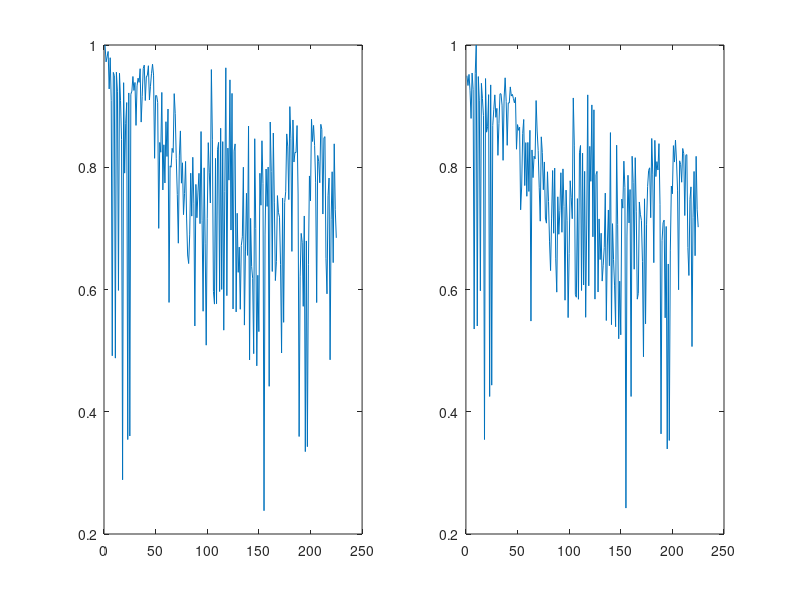

MATLAB code for this plot: (Note: this script raises an error after producing the figure.)
% LABEL EACH PLOT and INCLUDE IN THE REPORT

%%loading all this dumb shit
clc, clear, close all
load('COVIDbyCounty.mat')  %load the data
temp = CNTY_COVID.';   %transpose the COVID series so the columns = counties, rows = timestamps
temp1 = corr(temp);  %run correlation that looks at each column = county and compares them
plot(temp1);  %plot shows there is real correlation, which makes clustering worthwhile
max1 = max(temp1);
subplot(1,2,1)   % look at the correlation trends for different counties
plot(temp1(1,:));
subplot(1,2,2)
plot(temp1(10,:));
%these data are worth clustering

%CNTY_COVID_TRAIN=[CNTY_COVID(1:215,:)];  %segment the data into train / test
%CNTY_COVID_TEST=[CNTY_COVID(216:225,:)];  %segment the data into train / text

%% traing/test seperation


%Leave five middle rows in between the beginning and end rows for each division


CNTY_COVID_TRAIN1=[CNTY_COVID(1:10,:)];%test set is 11:15
CNTY_COVID_TRAIN2=[CNTY_COVID(16:35,:)];%test set is 36:40
CNTY_COVID_TRAIN3=[CNTY_COVID(41:60,:)];%test set is 61:65
CNTY_COVID_TRAIN4=[CNTY_COVID(66:85,:)];%test set is 86:90
CNTY_COVID_TRAIN5=[CNTY_COVID(91:110,:)];%test set is 111:115
CNTY_COVID_TRAIN6=[CNTY_COVID(116:135,:)];%test set is 136:140
CNTY_COVID_TRAIN7=[CNTY_COVID(141:160,:)];%test set is 161:165
CNTY_COVID_TRAIN8=[CNTY_COVID(166:185,:)];%test set is 186:190
CNTY_COVID_TRAIN9=[CNTY_COVID(191:210,:)];%test set is 211:215
CNTY_COVID_TRAIN10=[CNTY_COVID(216:225,:)];
CNTY_COVID_TRAIN=cat(1,CNTY_COVID_TRAIN1,CNTY_COVID_TRAIN2,...
    CNTY_COVID_TRAIN3,CNTY_COVID_TRAIN4,CNTY_COVID_TRAIN5,...
    CNTY_COVID_TRAIN6,CNTY_COVID_TRAIN7,CNTY_COVID_TRAIN8,...
    CNTY_COVID_TRAIN9,CNTY_COVID_TRAIN10);

%sort the cenus data in the same manor
CENSUS_1 = CNTY_CENSUS.DIVISION(1:10,:);%test set is 11:15
CENSUS_2 = CNTY_CENSUS.DIVISION(16:35,:);%test set is 36:40
CENSUS_3=CNTY_CENSUS.DIVISION(41:60,:);%test set is 61:65
CENSUS_4=CNTY_CENSUS.DIVISION(66:85,:);%test set is 86:90
CENSUS_5=CNTY_CENSUS.DIVISION(91:110,:);%test set is 111:115
CENSUS_6=CNTY_CENSUS.DIVISION(116:135,:);%test set is 136:140
CENSUS_7=CNTY_CENSUS.DIVISION(141:160,:);%test set is 161:165
CENSUS_8=CNTY_CENSUS.DIVISION(166:185,:);%test set is 186:190
CENSUS_9=CNTY_CENSUS.DIVISION(191:210,:);%test set is 211:215
CENSUS_10=CNTY_CENSUS.DIVISION(216:225,:);
CENSUS_TRAIN=cat(1,CENSUS_1,CENSUS_2,...
    CENSUS_3,CENSUS_4,CENSUS_5,...
    CENSUS_6,CENSUS_7,CENSUS_8,...
    CENSUS_9,CENSUS_10);



%combine all those left-out middle rows in each division to form the test set
CNTY_COVID_TEST1=[CNTY_COVID(11:15,:)];%test set is 11:15
CNTY_COVID_TEST2=[CNTY_COVID(36:40,:)];%test set is 36:40
CNTY_COVID_TEST3=[CNTY_COVID(61:65,:)];%test set is 61:65
CNTY_COVID_TEST4=[CNTY_COVID(86:90,:)];%test set is 86:90
CNTY_COVID_TEST5=[CNTY_COVID(111:115,:)];%test set is 111:115
CNTY_COVID_TEST6=[CNTY_COVID(136:140,:)];%test set is 136:140
CNTY_COVID_TEST7=[CNTY_COVID(161:165,:)];%test set is 161:165
CNTY_COVID_TEST8=[CNTY_COVID(186:190,:)];%test set is 186:190
CNTY_COVID_TEST9=[CNTY_COVID(211:215,:)];%test set is 211:215
CNTY_COVID_TEST=cat(1,CNTY_COVID_TEST1,CNTY_COVID_TEST2,...
    CNTY_COVID_TEST3,CNTY_COVID_TEST4,CNTY_COVID_TEST5,...
    CNTY_COVID_TEST6,CNTY_COVID_TEST7,CNTY_COVID_TEST8,...
    CNTY_COVID_TEST9);

%sort the cenus data in the same manor
CENSUS_1t = CNTY_CENSUS.DIVISION(11:15,:);%test set is 11:15
CENSUS_2t = CNTY_CENSUS.DIVISION(36:40,:);%test set is 36:40
CENSUS_3t=CNTY_CENSUS.DIVISION(61:65,:);%test set is 61:65
CENSUS_4t=CNTY_CENSUS.DIVISION(86:90,:);%test set is 86:90
CENSUS_5t=CNTY_CENSUS.DIVISION(111:115,:);%test set is 111:115
CENSUS_6t=CNTY_CENSUS.DIVISION(136:140,:);%test set is 136:140
CENSUS_7t=CNTY_CENSUS.DIVISION(161:165,:);%test set is 161:165
CENSUS_8t=CNTY_CENSUS.DIVISION(186:190,:);%test set is 186:190
CENSUS_9t=CNTY_CENSUS.DIVISION(211:215,:);%test set is 211:215
CENSUS_TEST=cat(1,CENSUS_1t,CENSUS_2t,CENSUS_3t,CENSUS_4t,CENSUS_5t,CENSUS_6t,CENSUS_7t,CENSUS_8t,CENSUS_9t);


%% Smoothinig using convolution
%create smoothing functions
sm_rect = 1/51*ones(1,51);  %50 length vector containing a singular value
g = 0:50;
sm_ham = -1/(51*2)*cos(1/51*2*pi*g) + 1/(51*2); %creating a hamming curve to compare smoothing too

%convolution smoothing time
CONV_COVID_Rect = zeros(180,130);
CONV_COVID_Ham = zeros(180,130);

for i = 1:length(CNTY_COVID_TRAIN)
    CONV_COVID_Rect(i,:) = conv(CNTY_COVID_TRAIN(i,:),sm_rect,"same");
    CONV_COVID_Ham(i,:) = conv(CNTY_COVID_TRAIN(i,:),sm_ham,"same");
end

%plot the smoothing methods
figure
subplot(3,2,1);
plot(dates,CNTY_COVID_TRAIN)
title("raw data")

subplot (3,2,2);
plot(sm_rect)
hold on
plot(sm_ham)
title("smoothing curves")
hold off

subplot(3,2,[3,4]);
plot(dates,CONV_COVID_Rect)
title("Rectangular Smoothing")

subplot(3,2,[5,6]);
plot(dates,CONV_COVID_Ham)
title("Hamming Smoothing")

%cleaned up plots
figure
subplot(3,2,1);
plot(dates,CNTY_COVID_TRAIN(1:2,:))
title("raw data row 1")

subplot (3,2,2);
plot(sm_rect)
hold on
plot(sm_ham)
title("smoothing curves")
hold off

subplot(3,2,[3,4]);
plot(dates,CONV_COVID_Rect(1:2,:))
title("Rectangular Smoothing row 1")

subplot(3,2,[5,6]);
plot(dates,CONV_COVID_Ham(1:2,:))
title("Hamming Smoothing row 1")

%% K-means clustering

[clust_ham,centroids_ham] = kmeans(CONV_COVID_Ham,9,'Replicates',100);
[clust_rect,centroids_rect] = kmeans(CONV_COVID_Rect,9,'Replicates',100);
[clust,centroids_norm] = kmeans(CNTY_COVID_TRAIN,9,'Replicates',100);

sill_Val_ham = sum(silhouette(CONV_COVID_Ham,clust_ham));

sill_Val_rect = sum(silhouette(CONV_COVID_Rect,clust_rect));

sill_Val = sum(silhouette(CNTY_COVID_TRAIN,clust));

figure
silhouette(CONV_COVID_Ham,clust_ham);
title("Sihouette of convolution smoothing Hamming Curve")
figure
silhouette(CONV_COVID_Rect,clust_rect);
title("Sihouette of convolution smoothing linear Curve")
figure
silhouette(CNTY_COVID_TRAIN,clust);
title("Sihouette of the unchanged clusters")

%using the linear convoluted data gave the best results

%Displaying the sums of all silhouette values to more accuratly understand
%which smoothing method is most effective.
ham_sill = sum(sill_Val_ham);
rect_sill = (sill_Val_rect);
normal_sill = (sill_Val);


%% Labeling through graphical analysis


%convolution smoothing the test data
CONV_COVID_Rect_TEST = zeros(45,130);


for i = 1:45
    CONV_COVID_Rect_TEST(i,:) = conv(CNTY_COVID_TEST(i,:),sm_rect,"same");
end


clusters_sort = sortrows(clust_rect,'descend');

%findig the average vectors for each cluster from the test data

%sort for cluster 1
if sum(size(CONV_COVID_Rect(clusters_sort == 1,:))) > sum([1,130])
    avg_1 = mean(CONV_COVID_Rect(clusters_sort == 1,:));
else
    avg_1 = CONV_COVID_Rect(clusters_sort == 1,:);
end

%sort for cluster 2
if sum(size(CONV_COVID_Rect(clusters_sort == 2,:))) > sum([1,130])
    avg_2 = mean(CONV_COVID_Rect(clusters_sort == 2,:));
else
    avg_2 = CONV_COVID_Rect(clusters_sort == 2,:);
end

%sort for cluster 3
if sum(size(CONV_COVID_Rect(clusters_sort == 3,:))) > sum([1,130])
    avg_3 = mean(CONV_COVID_Rect(clusters_sort == 3,:));
else
    avg_3 = CONV_COVID_Rect(clusters_sort == 3,:);
end

%sort for cluster 4
if sum(size(CONV_COVID_Rect(clusters_sort == 4,:))) > sum([1,130])
    avg_4 = mean(CONV_COVID_Rect(clusters_sort == 4,:));
else
    avg_4 = CONV_COVID_Rect(clusters_sort == 4,:);
end

%sort for cluster 5
if sum(size(CONV_COVID_Rect(clusters_sort == 5,:))) > sum([1,130])
    avg_5 = mean(CONV_COVID_Rect(clusters_sort == 5,:));
else
   avg_5 = CONV_COVID_Rect(clusters_sort == 5,:);
end

%sort for cluster 6
if sum(size(CONV_COVID_Rect(clusters_sort == 6,:))) > sum([1,130])
    avg_6 = mean(CONV_COVID_Rect(clusters_sort == 6,:));    
else
    avg_6 = CONV_COVID_Rect(clusters_sort == 6,:);
end

%sort for cluster 7
if sum(size(CONV_COVID_Rect(clusters_sort == 7,:))) > sum([1,130])
    avg_7 = mean(CONV_COVID_Rect(clusters_sort == 7,:));
    
else
    avg_7 = CONV_COVID_Rect(clusters_sort == 7,:);
end

%for cluster 8
if sum(size(CONV_COVID_Rect(clusters_sort == 8,:))) > sum([1,130])
    avg_8 = mean(CONV_COVID_Rect(clusters_sort == 8,:)); 
    elseg
    avg_8 = CONV_COVID_Rect(clusters_sort == 8,:);
end

%for cluster 9
if sum(size(CONV_COVID_Rect(clusters_sort == 1,:))) > sum([1,130])
    avg_9 = mean(CONV_COVID_Rect(clusters_sort == 1,:));
else
    avg_9 = CONV_COVID_Rect(clusters_sort == 1,:);
end

avg_clust = [avg_1; avg_2; avg_3; avg_4; avg_5; avg_6; avg_7; avg_8; avg_9];
%findig the average vectors for each division in the test data

avg_labeled_1 = mean(CONV_COVID_Rect_TEST(CENSUS_TEST == 1,:));
avg_labeled_2 = mean(CONV_COVID_Rect_TEST(CENSUS_TEST == 2,:));
avg_labeled_3 = mean(CONV_COVID_Rect_TEST(CENSUS_TEST == 3,:));
avg_labeled_4 = mean(CONV_COVID_Rect_TEST(CENSUS_TEST == 4,:));
avg_labeled_5 = mean(CONV_COVID_Rect_TEST(CENSUS_TEST == 5,:));
avg_labeled_6 = mean(CONV_COVID_Rect_TEST(CENSUS_TEST == 6,:));
avg_labeled_7 = mean(CONV_COVID_Rect_TEST(CENSUS_TEST == 7,:));
avg_labeled_8 = mean(CONV_COVID_Rect_TEST(CENSUS_TEST == 8,:));
avg_labeled_9 = mean(CONV_COVID_Rect_TEST(CENSUS_TEST == 9,:));

avg_labeled = [avg_labeled_1;avg_labeled_2;avg_labeled_3;avg_labeled_4;avg_labeled_5;avg_labeled_6;avg_labeled_7;avg_labeled_8;avg_labeled_9];

cent_1 = zeros(9,130);
cent_2 = zeros(9,130);
cent_3 = zeros(9,130);
cent_4 = zeros(9,130);
cent_5 = zeros(9,130);
cent_6 = zeros(9,130);
cent_7 = zeros(9,130);
cent_8 = zeros(9,130);
cent_9 = zeros(9,130);

%Graph the avgerage k-means clusters and average labeled data
figure
subplot(2,2,[1,2])
plot(dates, avg_1)
hold on
plot(dates, avg_2)
plot(dates, avg_3)
plot(dates, avg_4)
plot(dates, avg_5)
plot(dates, avg_6)
plot(dates, avg_7)
plot(dates, avg_8)
plot(dates, avg_9)
title("Kmeans Clusters")
legend("Cluster 1","Cluster 2","Cluster 3","Cluster 4","Cluster 5","Cluster 6","Cluster 7","Cluster 8","Cluster 9")
hold off

subplot(2,2,[3,4])
plot(dates, avg_labeled_1)
hold on
plot(dates, avg_labeled_2)
plot(dates, avg_labeled_3)
plot(dates, avg_labeled_4)
plot(dates, avg_labeled_5)
plot(dates, avg_labeled_6)
plot(dates, avg_labeled_7)
plot(dates, avg_labeled_8)
plot(dates, avg_labeled_9)
title("Labeled Clusters")
legend("Division 1","Division 2","Division 3","Division 4","Division 5","Division 6","Division 7","Division 8","Division 9")
hold off

%find the diffrence between each element of each clusters and the avg
%labeled graph
for j = 1:9
    for i = 1:130
    cent_1(j,i) = avg_clust(j,i) - avg_labeled(1,i);
    cent_2(j,i) = avg_clust(j,i) - avg_labeled(2,i);
    cent_3(j,i) = avg_clust(j,i) - avg_labeled(3,i);
    cent_4(j,i) = avg_clust(j,i) - avg_labeled(4,i);
    cent_5(j,i) = avg_clust(j,i) - avg_labeled(5,i);
    cent_6(j,i) = avg_clust(j,i) - avg_labeled(6,i);
    cent_7(j,i) = avg_clust(j,i) - avg_labeled(7,i);
    cent_8(j,i) = avg_clust(j,i) - avg_labeled(8,i);
    cent_9(j,i) = avg_clust(j,i) - avg_labeled(9,i);
    end

end

%label the clusters based on which cluster has the smallest diffrence
%between it and the division

for i = 1:9
    cent_1s (i,:) = abs(sum(cent_1(i,:)));
    cent_2s (i,:) = abs(sum(cent_2(i,:)));
    cent_3s (i,:) = abs(sum(cent_3(i,:)));
    cent_4s (i,:) = abs(sum(cent_4(i,:)));
    cent_5s (i,:) = abs(sum(cent_5(i,:)));
    cent_6s (i,:) = abs(sum(cent_6(i,:)));
    cent_7s (i,:) = abs(sum(cent_7(i,:)));
    cent_8s (i,:) = abs(sum(cent_8(i,:)));
    cent_9s (i,:) = abs(sum(cent_9(i,:)));
end

[min_1, idx_1] = min(cent_1s);
[min_2, idx_2] = min(cent_2s);
[min_3, idx_3] = min(cent_3s);
[min_4, idx_4] = min(cent_4s);
[min_5, idx_5] = min(cent_5s);
[min_6, idx_6] = min(cent_6s);
[min_7, idx_7] = min(cent_7s);
[min_8, idx_8] = min(cent_8s);
[min_9, idx_9] = min(cent_9s);

division_1 = idx_1;
division_2 = idx_2;
division_3 = idx_3;
division_4 = idx_4;
division_5 = idx_5;
division_6 = idx_6;
division_7 = idx_7;
division_8 = idx_8;
division_9 = idx_9;


centriods = centriods_rect;
centriod_labels = ["Division 1"; "Division 2"; "Division 4"; "Division 3"; "Division 8"; "Division 5"; "Division 6"; "Division 2"; "Division 1"]
labeled_centriods = [centriod_labels,centroids_rect];


